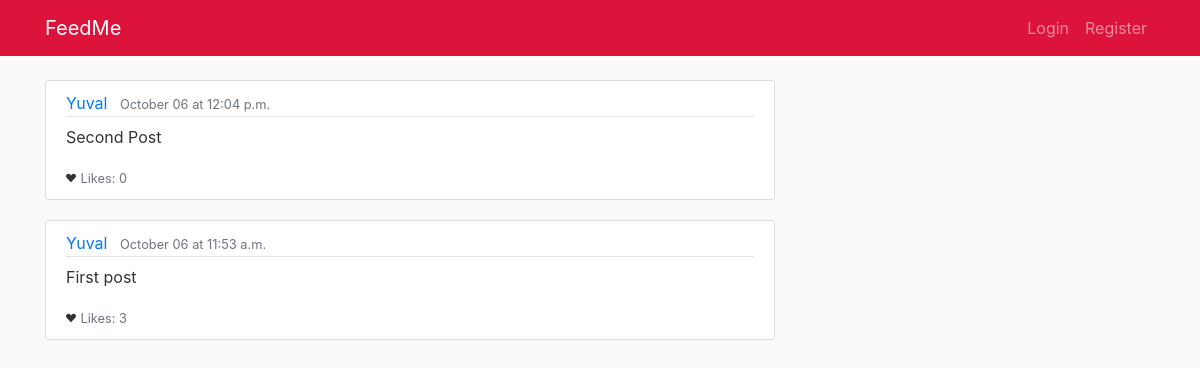
Before: / with the older database file.
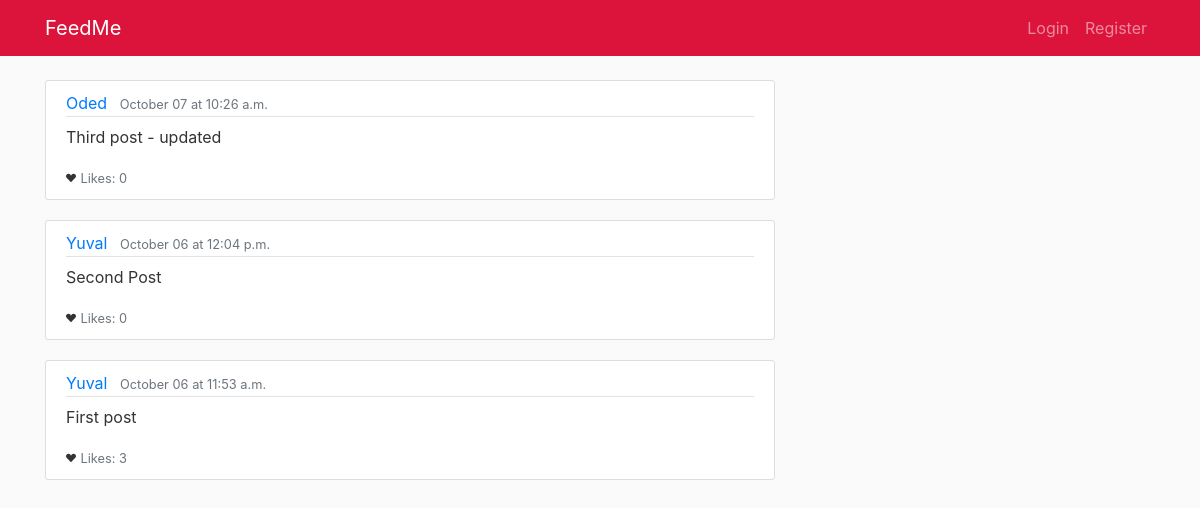
After: the same page with the newer database file.
### feed/models.py (models this page shows, shortened)
class Post(models.Model):
    content = models.TextField()
    date_posted = models.DateTimeField(default=timezone.now)
    author = models.ForeignKey(User, on_delete=models.CASCADE)
    likes = models.PositiveIntegerField(default=0)

### feed/views.py (the view)
# urls.py: path('', views.Home, name='feed-home'),
def Home(request):
    context = {
        'posts': Post.objects.all()
    }
    return render(request, 'feed/feed.html', context)

### feed/templates/feed/feed.html (shortened to what this page needs)
{% extends "base.html" %}
{% block content %}
    {% for post in posts reversed %}
        <article class="media content-section">
          <div class="media-body">
            <div class="article-metadata">
              <a class="mr-2" href="#">{{ post.author }}</a>
              <small class="text-muted">{{ post.date_posted|date:"F d" }} at {{ post.date_posted|date:"P" }}</small>
            </div>
            <p class="article-content">{{ post.content }}</p>
            <svg width="10" height="10" viewBox="0 0 16 16" class="bi bi-suit-heart-fill" fill="currentColor" xmlns="http://www.w3.org/2000/svg">
            <path d="M4 1c2.21 0 4 1.755 4 3.92C8 2.755 9.79 1 12 1s4 1.755 4 3.92c0 3.263-3.234 4.414-7.608 9.608a.513.513 0 0 1-.784 0C3.234 9.334 0 8.183 0 4.92 0 2.755 1.79 1 4 1z"/>
            </svg>
            <small class="text-muted">Likes: {{ post.likes }}</small>
          </div>
        </article>
    {% endfor %}
{% endblock content %}

### templates/base.html (shortened to what this page needs)
{% load static %}
<!DOCTYPE html>
<html>
<head>
    <link rel="stylesheet" href="https://maxcdn.bootstrapcdn.com/bootstrap/4.0.0/css/bootstrap.min.css">
    <link rel="stylesheet" type="text/css" href="{% static '/style.css' %}">
</head>
<body>
    <header class="site-header">
      <nav class="navbar navbar-expand-md navbar-dark bg-steel fixed-top">
        <div class="container">
          <a class="navbar-brand mr-4" href="{% url 'feed-home' %}">FeedMe</a>
          <div class="collapse navbar-collapse" id="navbarToggle">
            <div class="navbar-nav ml-auto">
              <a class="nav-item nav-link" href="#">Login</a>
              <a class="nav-item nav-link" href="{% url 'register' %}">Register</a>
            </div>
          </div>
        </div>
      </nav>
    </header>
    <main role="main" class="container">
      <div class="row">
        <div class="col-md-8">
            {% block content %}{% endblock %}
        </div>
      </div>
    </main>
</body>
</html>

### static/style.css (style rules this page uses)
body { background: #fafafa; color: #333333; margin-top: 5rem; }
.bg-steel { background-color: #dc143c; }
.site-header .navbar-nav .nav-link { color: ##e5eaed; }
.content-section { background: #ffffff; padding: 10px 20px; border: 1px solid #dddddd; border-radius: 3px; margin-bottom: 20px; }
.article-content { white-space: pre-line; }
.article-metadata { padding-bottom: 1px; margin-bottom: 4px; border-bottom: 1px solid #e3e3e3 }

Changed rows visible on the page:
added Post: author "Oded", date_posted "October 07", date_posted "10:26 a.m.", content "Third post - updated", likes "0"
